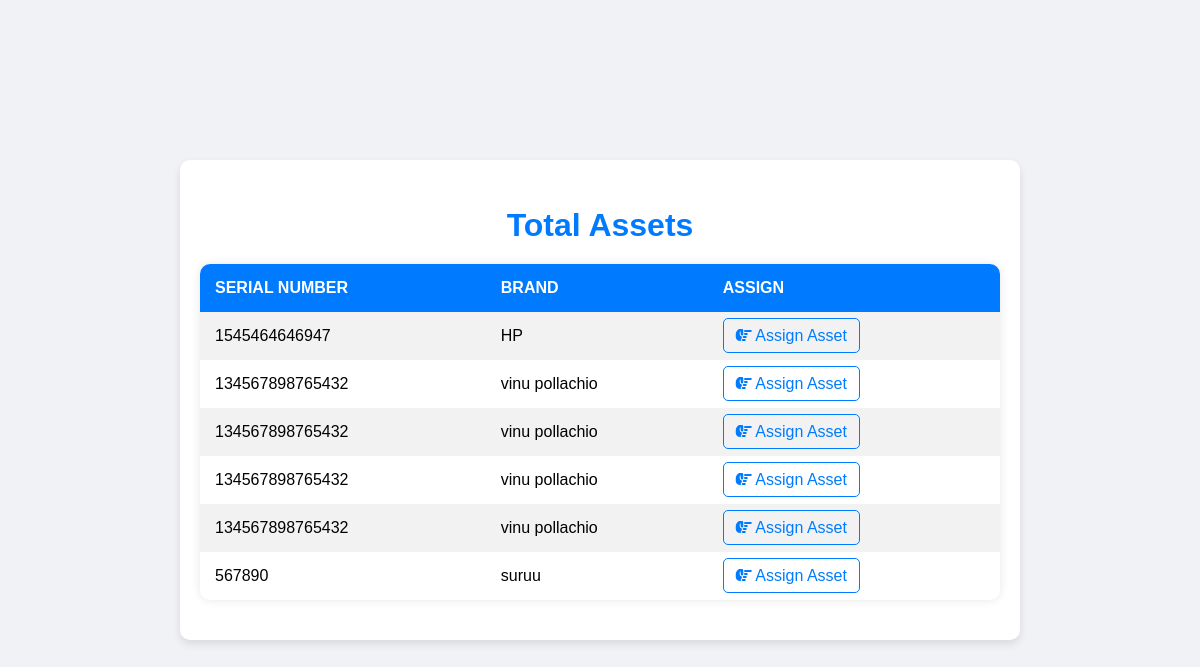
/assign-asset/total/ (signed in), run on the app's committed database.
### management/models.py (models this page shows, shortened)
class Laptop(models.Model):
    serial_number = models.CharField(max_length=100)
    brand = models.CharField(max_length=100)
    processor = models.CharField(max_length=100)
    ram_capacity = models.CharField(max_length=50)
    storage = models.CharField(max_length=50)
    inch = models.DecimalField(max_digits=4, decimal_places=1)
    status = models.CharField(max_length=50)
    building_name = models.CharField(max_length=100)
    date_of_purchase = models.DateField()
    purchased_amount = models.DecimalField(max_digits=10, decimal_places=2)
    warranty_details = models.CharField(max_length=100)
    warranty_date = models.DateField()
    remarks = models.TextField(blank=True, null=True)
    employee = models.ForeignKey(Employee, on_delete=models.SET_NULL, null=True, blank=True, related_name='laptops')

### management/views.py (the view)
# urls.py: path('assign-asset/total/', views.total_assets, name='total_assets'),
@login_required
def total_assets(request):
    assets = Laptop.objects.all()  # Add other asset types as needed
    return render(request, 'management/total_assets.html', {'assets': assets})

### management/templates/management/total_assets.html (shortened to what this page needs)
<!DOCTYPE html>
<html lang="en">
<head>
    <link rel="stylesheet" href="https://cdnjs.cloudflare.com/ajax/libs/font-awesome/6.0.0-beta3/css/all.min.css">
</head>
<body>
    <div class="container">
        <h2>Total Assets</h2>
        <table>
            <tr>
                <th>Serial Number</th>
                <th>Brand</th>
                <th>Assign</th>
            </tr>
            {% for asset in assets %}
            <tr>
                <td>{{ asset.serial_number }}</td>
                <td>{{ asset.brand }}</td>
                <td><a href="{% url 'assign_asset_to_employee' asset.id %}"><i class="fas fa-hand-point-right"></i> Assign Asset</a></td>
            </tr>
            {% endfor %}
        </table>
    </div>
</body>
</html>

### management/templates/management/total_assets.html (style rules this page uses)
body { font-family: Arial, sans-serif; background-color: #f0f2f5; margin: 0; padding: 0; display: flex; justify-content: center; align-items: center; min-height: 100vh; }
.container { background-color: #ffffff; border-radius: 10px; box-shadow: 0 4px 8px rgba(0, 0, 0, 0.1); padding: 20px; width: 95%; max-width: 800px; margin: 20px; }
h2 { text-align: center; color: #007bff; font-size: 2rem; margin-bottom: 20px; }
table { width: 100%; border-collapse: collapse; margin: 20px 0; font-size: 1rem; overflow: hidden; border-radius: 10px; box-shadow: 0 0 10px rgba(0, 0, 0, 0.1); }
th, td { padding: 15px; text-align: left; }
th { background-color: #007bff; color: #ffffff; text-transform: uppercase; }
tr:nth-child(even) { background-color: #f2f2f2; }
td a { text-decoration: none; color: #007bff; padding: 8px 12px; border: 1px solid #007bff; border-radius: 5px; transition: all 0.3s ease; }

### data on the page
Laptop: serial_number "1545464646947", brand "HP"
Laptop: serial_number "134567898765432", brand "vinu pollachio"
Laptop: serial_number "134567898765432", brand "vinu pollachio"
Laptop: serial_number "134567898765432", brand "vinu pollachio"
Laptop: serial_number "134567898765432", brand "vinu pollachio"
Laptop: serial_number "567890", brand "suruu"
